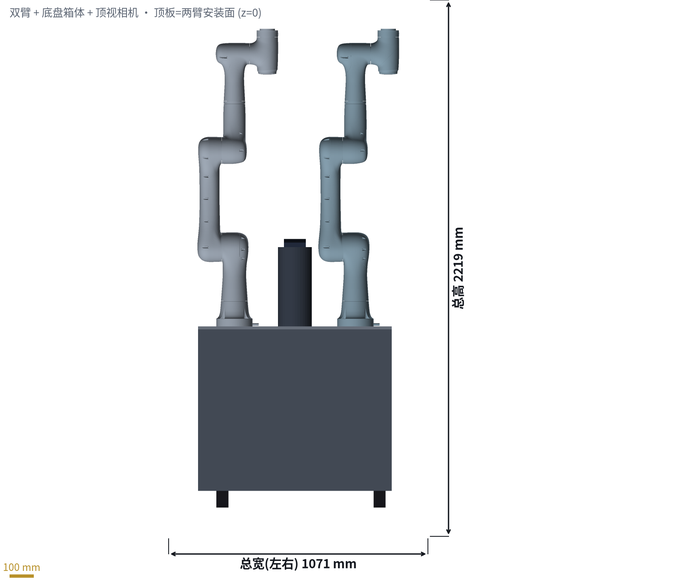
#> input picture docs/6-开阳-工程落地/figs_ar_robot/hybrid_zero_front_dim.png, 688 x 588 px, shrunk from 1730 x 1480 before the run, found by its file name
$ python make_hybrid_sheet.py
#> lines starting #> are read from the running program, lines starting #| are printed output that depends on the picture
#!/usr/bin/env python3
# -*- coding: utf-8 -*-
"""make_hybrid_sheet.py — 把混合机器人四视图拼成一张交付图 (2×2 + 标题 + 口径)。"""
import os
import matplotlib
matplotlib.use("Agg")
import matplotlib.pyplot as plt
import matplotlib.image as mpimg

REPO = "/home/ubuntu/zmax"
FIG = os.path.join(REPO, "docs/6-开阳-工程落地/figs_ar_robot")
OUT = os.path.join(FIG, "hybrid_sheet.png")

plt.rcParams["font.sans-serif"] = ["Noto Sans CJK SC", "DejaVu Sans"]
plt.rcParams["axes.unicode_minus"] = False

PANELS = [
    ("hybrid_zero_front_dim.png", "① 正面（看 −X）：总宽 833.6 mm · 总高 1981.1 mm"),
    ("hybrid_zero_side_dim.png", "② 侧面（看 −Y）：总长 600 mm（箱体） · 总高 1981.1 mm"),
    ("hybrid_zero_top_dim.png", "③ 俯视：总宽 833.6 mm · 总长 600 mm"),
    ("hybrid_zero_iso.png", "④ 透视：两臂 + 箱体 + 顶视立柱"),
]


def main():
    fig = plt.figure(figsize=(16, 12.4), dpi=150)
    fig.patch.set_facecolor("white")
    fig.text(0.035, 0.955, "AR 工位混合机器人 · 外形总图", fontsize=26, weight="bold", color="#14181F")
    fig.text(0.035, 0.918,
             "左右臂（珞石 XMS5-R800-W4G3B4C ×2，中心距 500 mm）＋ 移动底盘箱体 600×800×750 mm ＋ 顶视相机（立柱 Ø140×328 mm，RealSense 模板）",
             fontsize=12, color="#5B6472")
    fig.text(0.035, 0.898,
             "坐标：箱体顶板 = 两臂安装面 = z 0；地面 z −750 mm。外形取自厂家 STL 网格 + AR 页面安装几何（tcp-ar.html 同源）。",
             fontsize=11.5, color="#5B6472")

    axs = [(0.03, 0.50, 0.45, 0.36), (0.51, 0.50, 0.45, 0.36),
           (0.03, 0.08, 0.45, 0.36), (0.51, 0.08, 0.45, 0.36)]
    for (fname, cap), (x, y, w, h) in zip(PANELS, axs):
        ax = fig.add_axes([x, y, w, h])
        ax.imshow(mpimg.imread(os.path.join(FIG, fname)))
        ax.set_title(cap, fontsize=12.5, color="#14181F", pad=8)
        ax.axis("off")
        for s in ax.spines.values():
            s.set_visible(False)
    fig.savefig(OUT, dpi=150, facecolor="white")
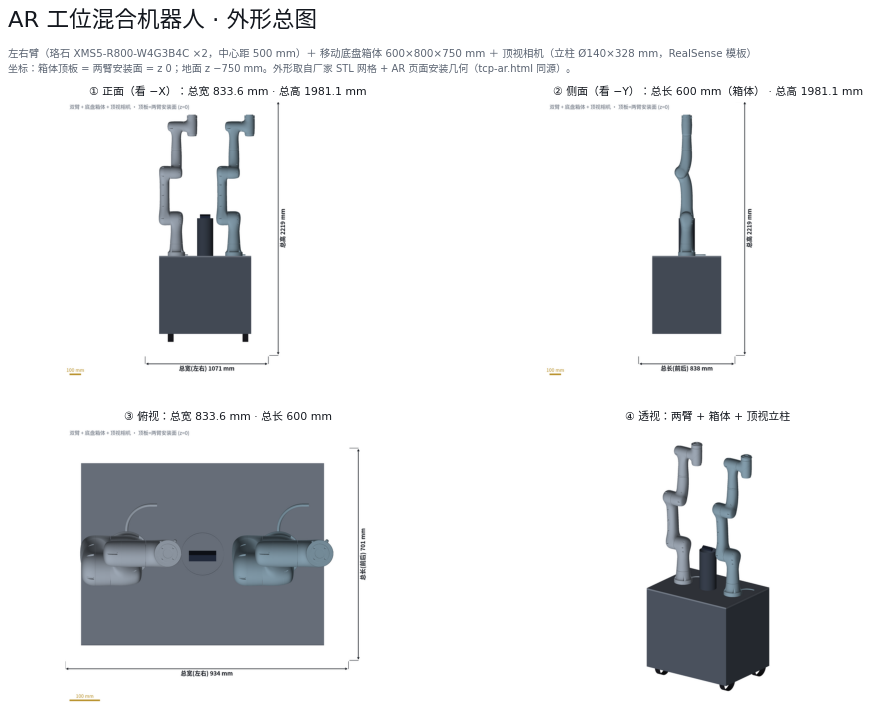
#> figure drawn by matplotlib, 4 panels
    print("saved", OUT)


if __name__ == "__main__":
    main()
